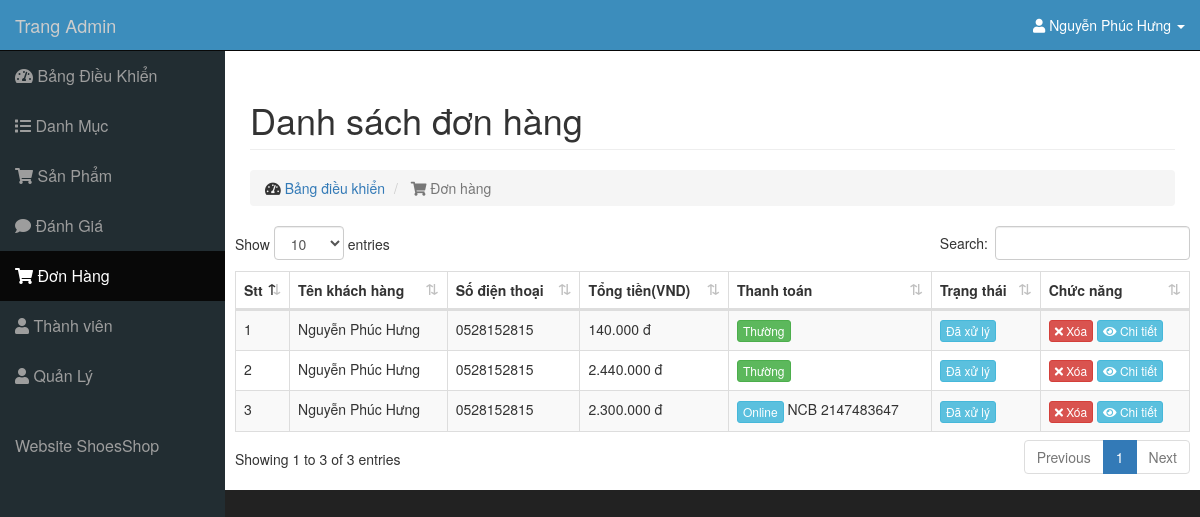
The page /admin/modules/transaction/index.php (signed in) on the database its author committed.
### tables this page shows
CREATE TABLE `transaction` (
  `id` int(11) NOT NULL,
  `amount` int(11) DEFAULT NULL,
  `users_id` int(11) DEFAULT NULL,
  `status` tinyint(4) DEFAULT 0,
  `created_at` timestamp NULL DEFAULT current_timestamp(),
  `updated_at` timestamp NULL DEFAULT current_timestamp() ON UPDATE current_timestamp(),
  `note` text DEFAULT NULL,
  `type` tinyint(4) DEFAULT 0,
  `vnp_BankCode` varchar(20) DEFAULT NULL,
  `vnp_BankTranNo` int(11) DEFAULT NULL
);

CREATE TABLE `users` (
  `id` int(11) NOT NULL,
  `name` varchar(100) DEFAULT NULL,
  `email` varchar(100) DEFAULT NULL,
  `phone` char(15) DEFAULT NULL,
  `address` varchar(100) DEFAULT NULL,
  `password` varchar(50) DEFAULT NULL,
  `created_at` timestamp NULL DEFAULT current_timestamp(),
  `update_at` timestamp NULL DEFAULT current_timestamp() ON UPDATE current_timestamp()
);

### libraries/Database.php (called while the page is built, shortened)
<?php
    class Database
    {
        public $link;
        public function __construct()
        {
            $this->link = mysqli_connect("localhost","root","","shoesshop") or die ();
            mysqli_set_charset($this->link,"utf8");
        }
        public function fetchsql( $sql )
        {
            $result = mysqli_query($this->link,$sql) or die("Lỗi  truy vấn sql " .mysqli_error($this->link));
            $data = [];
            if( $result)
            {
                while ($num = mysqli_fetch_assoc($result))
                {
                    $data[] = $num;
                }
            }
            return $data;
        }
    }
?>

### admin/autoload/autoload.php (called while the page is built, shortened)
<?php
	require_once __DIR__. "/../../libraries/Function.php";
	require_once __DIR__. "/../../libraries/Database.php";
    	$db=new Database;
?>

### libraries/Function.php (called while the page is built, shortened)
<?php
    function formatPrice($number){
        $number = intval($number);
        return $number = number_format($number,0,',','.')." đ";
    }
?>

### admin/modules/transaction/index.php (the view, shortened to what this page needs)
<?php $open="transaction";
      require_once __DIR__. "/../../autoload/autoload.php";
      $sql="SELECT transaction.* ,users.phone, users.name as nameuser FROM transaction LEFT JOIN users ON users.id=transaction.users_id ORDER BY ID DESC";
      $transaction=$db->fetchsql($sql);
?>
<?php require_once __DIR__. "/../../layouts/header.php"; ?>
                <div class="row">
                    <div class="col-lg-12">
                        <h1 class="page-header">
                          Danh sách đơn hàng
                        </h1>
                        <ol class="breadcrumb">
                            <li>
                                <i class="fa fa-tachometer-alt"></i>  <a href="../../index.php">Bảng điều khiển</a>
                            </li>
                            <li class="active">
                                <i class="fa fa-shopping-cart"></i><span> Đơn hàng</span>
                            </li>
                        </ol>
                    </div>
                </div>
                <div class="row">
                    <div class="table-responsive">
                        <table id="dtBasicExample" class="table table-striped table-bordered table-sm" cellspacing="0" width="100%">
                            <thead>
                            <tr>
                              <th class="th-sm">Stt
                              </th>
                              <th class="th-sm">Tên khách hàng
                              </th>
                              <th class="th-sm">Số điện thoại
                              </th>
                              <th class="th-sm">Tổng tiền(VND)
                              </th>
                              <th class="th-sm">Thanh toán
                              </th>
                              <th class="th-sm">Trạng thái
                              </th>
                              <th class="th-sm">Chức năng
                              </th>
                            </tr>
                            </thead>
                            <tbody>
                            <?php $stt=1;foreach ($transaction as $item): ?>
                                <tr>
                                    <td><?php echo $stt ?></td>
                                    <td><?php echo $item['nameuser'] ?></td>
                                    <td><?php echo $item['phone'] ?></td>
                                    <td><?php echo formatPrice($item['amount'])?></td>
                                    <td>
                                      <span class="btn btn-xs <?php echo $item['type']==0 ? 'btn-success' : 'btn-info'?>"><?php echo $item['type']==0 ? 'Thường' : 'Online'?></span>
                                      <span><?php echo $item['vnp_BankCode']?></span>
                                      <span><?php echo $item['vnp_BankTranNo']?></span>
                                    </td>
                                    <td>
                                        <a href="status.php?id=<?php echo $item['id']?>" class="btn btn-xs <?php echo $item['status']==0 ? 'btn-danger' : 'btn-info'?>"><?php echo $item['status']==0 ? 'Chưa xử lý' : 'Đã xử lý'?></a>
                                    </td>
                                    <td>
                                        <a class="btn btn-xs btn-danger" href="delete.php?id=<?php echo $item['id'] ?>"><i class="fa fa-times"></i> Xóa</a>
                                        <a class="btn btn-xs btn-info" href="orderDetail.php?id=<?php echo $item['id'] ?>"><i class="fa fa-eye"></i> Chi tiết</a>
                                    </td>
                                </tr>
                            <?php $stt++;endforeach ?>
                            </tbody>
                        </table>
                    </div>
                </div>
<?php require_once __DIR__. "/../../layouts/footer.php"; ?>

### public/admin/css/sb-admin.css (style rules this page uses)
body { margin-top: 100px; background-color: #222; }
@media (min-width:768px) { body { margin-top: 50px; } }

### rows shown on the page
transaction: users.name "Nguyễn Phúc Hưng", users.phone "0528152815", amount "140.000 đ", type "Thường", status "Đã xử lý"
transaction: users.name "Nguyễn Phúc Hưng", users.phone "0528152815", amount "2.440.000 đ", type "Thường", status "Đã xử lý"
transaction: users.name "Nguyễn Phúc Hưng", users.phone "0528152815", amount "2.300.000 đ", type "Online", vnp_BankCode "NCB", vnp_BankTranNo "2147483647", status "Đã xử lý"

### other values the page prints
$_SESSION['admin_name'] "Nguyễn Phúc Hưng"
